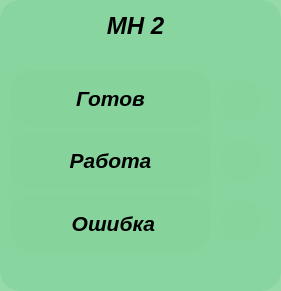
     <widget class="QFrame" name="frame_2">
      <property name="geometry">
       <rect>
        <x>320</x>
        <y>150</y>
        <width>281</width>
        <height>291</height>
       </rect>
      </property>
      <property name="styleSheet">
       <string notr="true">background-color: rgb(135, 212, 157,220); border-radius: 20</string>
      </property>
      <property name="frameShape">
       <enum>QFrame::StyledPanel</enum>
      </property>
      <property name="frameShadow">
       <enum>QFrame::Raised</enum>
      </property>
      <widget class="QLabel" name="label_11">
       <property name="geometry">
        <rect>
         <x>220</x>
         <y>200</y>
         <width>41</width>
         <height>41</height>
        </rect>
       </property>
       <property name="text">
        <string/>
       </property>
       <property name="pixmap">
        <pixmap resource="newprefix.qrc">:/newPrefix/png/blue-led-on.png</pixmap>
       </property>
       <property name="scaledContents">
        <bool>true</bool>
       </property>
      </widget>
      <widget class="QLabel" name="label_12">
       <property name="geometry">
        <rect>
         <x>220</x>
         <y>80</y>
         <width>41</width>
         <height>41</height>
        </rect>
       </property>
       <property name="text">
        <string/>
       </property>
       <property name="pixmap">
        <pixmap resource="newprefix.qrc">:/newPrefix/png/blue-led-on.png</pixmap>
       </property>
       <property name="scaledContents">
        <bool>true</bool>
       </property>
      </widget>
      <widget class="QLabel" name="label_13">
       <property name="geometry">
        <rect>
         <x>220</x>
         <y>140</y>
         <width>41</width>
         <height>41</height>
        </rect>
       </property>
       <property name="text">
        <string/>
       </property>
       <property name="pixmap">
        <pixmap resource="newprefix.qrc">:/newPrefix/png/blue-led-on.png</pixmap>
       </property>
       <property name="scaledContents">
        <bool>true</bool>
       </property>
      </widget>
      <widget class="QWidget" name="layoutWidget">
       <property name="geometry">
        <rect>
         <x>10</x>
         <y>70</y>
         <width>201</width>
         <height>181</height>
        </rect>
       </property>
       <layout class="QVBoxLayout" name="verticalLayout_2">
        <item>
         <widget class="QLabel" name="label_14">
          <property name="font">
           <font>
            <family>Arial</family>
            <pointsize>16</pointsize>
            <weight>75</weight>
            <italic>true</italic>
            <bold>true</bold>
           </font>
          </property>
          <property name="styleSheet">
           <string notr="true">background-color: rgb(135, 212, 157,220); border-radius: 20</string>
          </property>
          <property name="text">
           <string>Готов</string>
          </property>
          <property name="alignment">
           <set>Qt::AlignCenter</set>
          </property>
         </widget>
        </item>
        <item>
         <widget class="QLabel" name="label_15">
          <property name="font">
           <font>
            <family>Arial</family>
            <pointsize>16</pointsize>
            <weight>75</weight>
            <italic>true</italic>
            <bold>true</bold>
           </font>
          </property>
          <property name="styleSheet">
           <string notr="true">background-color: rgb(135, 212, 157,220); border-radius: 20</string>
          </property>
          <property name="text">
           <string>Работа</string>
          </property>
          <property name="alignment">
           <set>Qt::AlignCenter</set>
          </property>
         </widget>
        </item>
        <item>
         <widget class="QLabel" name="label_16">
          <property name="font">
           <font>
            <family>Arial</family>
            <pointsize>16</pointsize>
            <weight>75</weight>
            <italic>true</italic>
            <bold>true</bold>
           </font>
          </property>
          <property name="text">
           <string> Ошибка</string>
          </property>
          <property name="alignment">
           <set>Qt::AlignCenter</set>
          </property>
         </widget>
        </item>
       </layout>
      </widget>
      <widget class="QLabel" name="label_17">
       <property name="geometry">
        <rect>
         <x>60</x>
         <y>10</y>
         <width>151</width>
         <height>31</height>
        </rect>
       </property>
       <property name="font">
        <font>
         <family>Arial</family>
         <pointsize>18</pointsize>
         <weight>75</weight>
         <italic>true</italic>
         <bold>true</bold>
        </font>
       </property>
       <property name="styleSheet">
        <string notr="true">background-color: rgb(135, 212, 157,0); border-radius: 20</string>
       </property>
       <property name="text">
        <string>МН 2</string>
       </property>
       <property name="alignment">
        <set>Qt::AlignCenter</set>
       </property>
      </widget>
     </widget>
